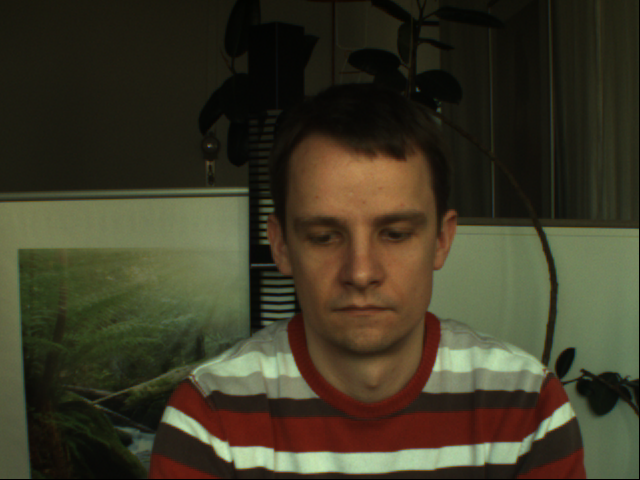
#> input picture 01-01/01-01/Image1392643993742818000.png, 640 x 480 px; its folder holds only this picture in this run
$ python face_crop.py
#> lines starting #> are read from the running program, lines starting #| are printed output that depends on the picture; after the words box and inside, x2 and y2 are one past the last pixel; in counts of white or black regions, pixels touching at a corner belong together
"""
Frames preparation
"""
import os
import glob
import cv2
import numpy as np
import json
import pandas as pd
from tqdm import tqdm


def face_crop(path='PURE', save_path='face_crop'):
    """
    Crops face from every image of the sequence and saves it.
    :param path: path to folder containing sequence of frames as .png images
    :param save_path: path to save cropped images
    """
#> called with path = '../01-01/01-01', save_path = 'cropped'
    if not os.path.exists(path + '/' + save_path):
        os.makedirs(path + '/' + save_path)
    face_cascade = cv2.CascadeClassifier("E:\\DeepPulse-pytorch\\utils\\haarcascade_frontalface_default.xml")

    sequence_dir = os.path.join(path)

    faces_list = []
    frames = glob.glob(sequence_dir + '/*.png')
    if len(frames) > 0:
        print(frames)
        image = np.array(cv2.imread(frames[0]))
#> image is the input picture: shape (480, 640, 3); mean B, G, R 38.4, 57.1, 60.8
        gray = cv2.cvtColor(image, cv2.COLOR_BGR2GRAY)
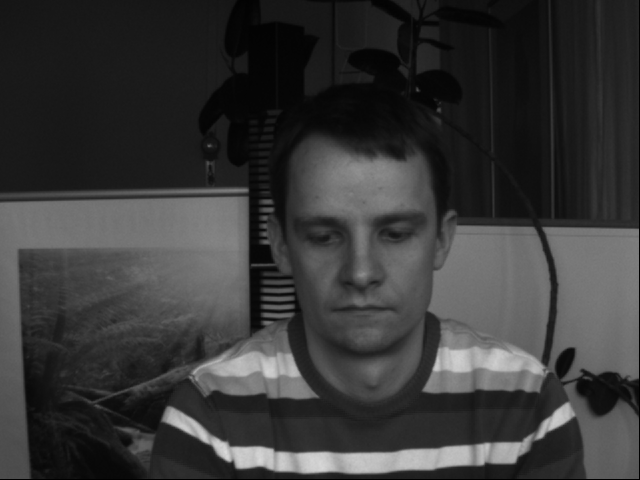
#> gray: shape (480, 640); min 0, max 218, mean 56.1
        faces = face_cascade.detectMultiScale(gray, 1.2, 2)
#> faces = [[270, 164, 185, 185]]

        (x, y, w, h) = faces[0]
#> x = 270; y = 164; w = 185; h = 185
        cv2.rectangle(image, (x, y), (x + w, y + h), (0, 255, 0))
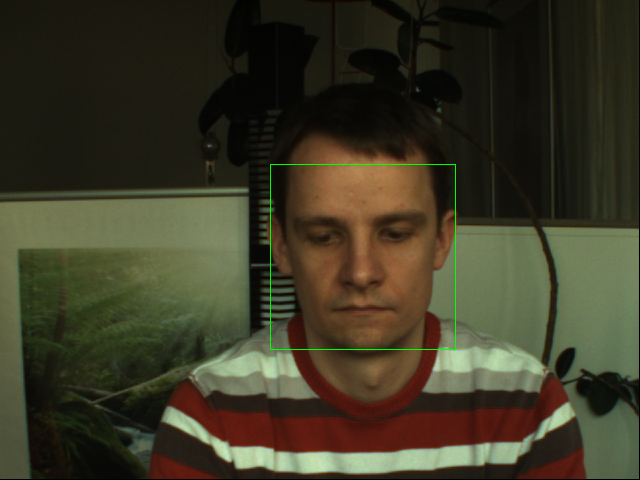
#> image: shape (480, 640, 3); 0.24% of pixels changed, all inside (x1, y1, x2, y2) = (270, 164, 456, 350)
        y = y - 30
#> y = 134

        prev_y = y
#> prev_y = 134
        prew_h = h
#> prew_h = 185
        prew_x = x
#> prew_x = 270
        prew_w = w
#> prew_w = 185

        cropped = image[y:y + int(h / 2), x:x + w]
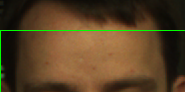
#> cropped: shape (92, 185, 3); mean B, G, R 36.2, 64.5, 86.9
        faces_list.append({'x': int(x), 'y': int(y), 'w': int(w), 'h': int(h)})

        for fr in tqdm(range(len(frames))):
            image = np.array(cv2.imread(frames[fr]))
            gray = cv2.cvtColor(image, cv2.COLOR_BGR2GRAY)
            faces = face_cascade.detectMultiScale(gray, 1.3, 2)
#> faces = [[268, 163, 185, 185]]

            cropped = image[y:y + int(h * 3 / 2), x:x + w]
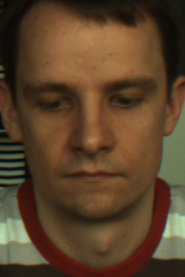
#> cropped: shape (277, 185, 3); mean B, G, R 42.2, 66.4, 90.8

            # optional save of bounding rectangle s
            faces_list.append({'x': int(x), 'y': int(y), 'w': int(w), 'h': int(h)})

            cv2.imwrite(path+'/'+save_path+'/{0:05d}.png'.format(fr), cropped)

        ff = {'rectangles': faces_list}
        with open(path + '/' + save_path + '.json', 'a') as f:
            json.dump(ff, f)


if __name__ == '__main__':
    face_crop('../01-01/01-01', 'cropped')
